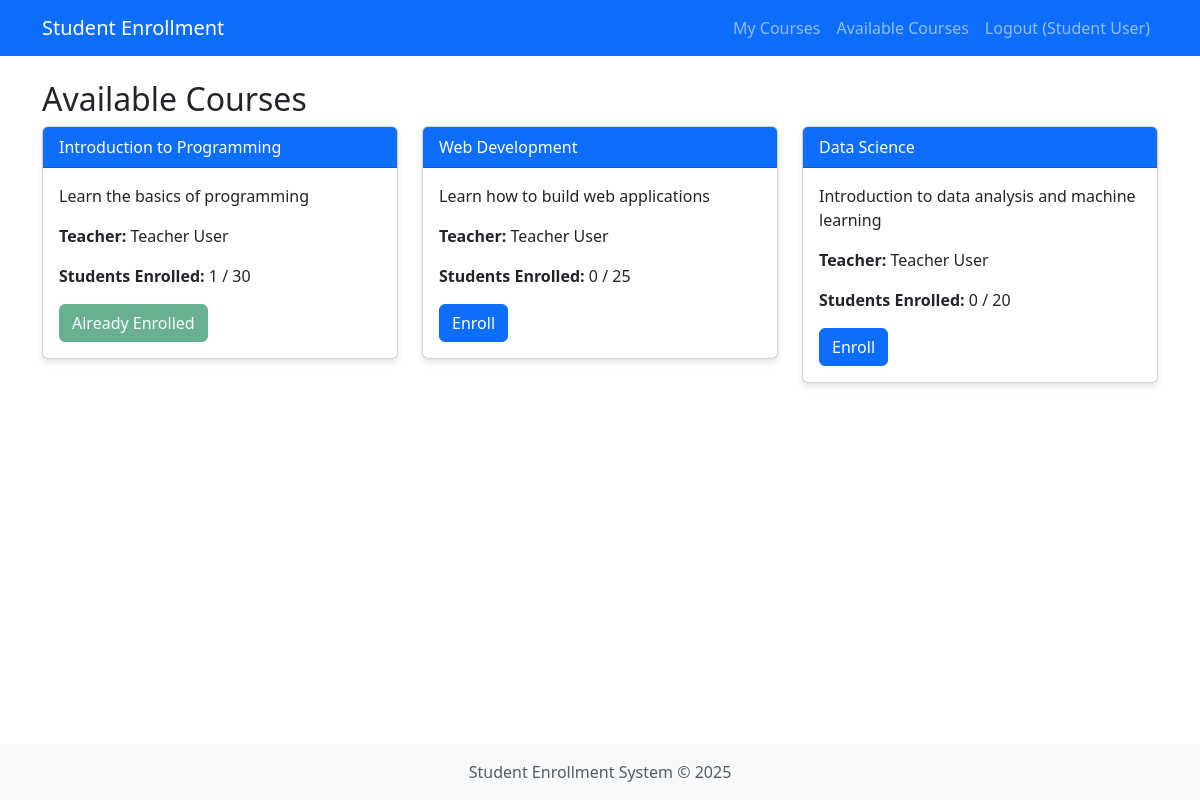
The app's page /student/courses (signed in), older data.
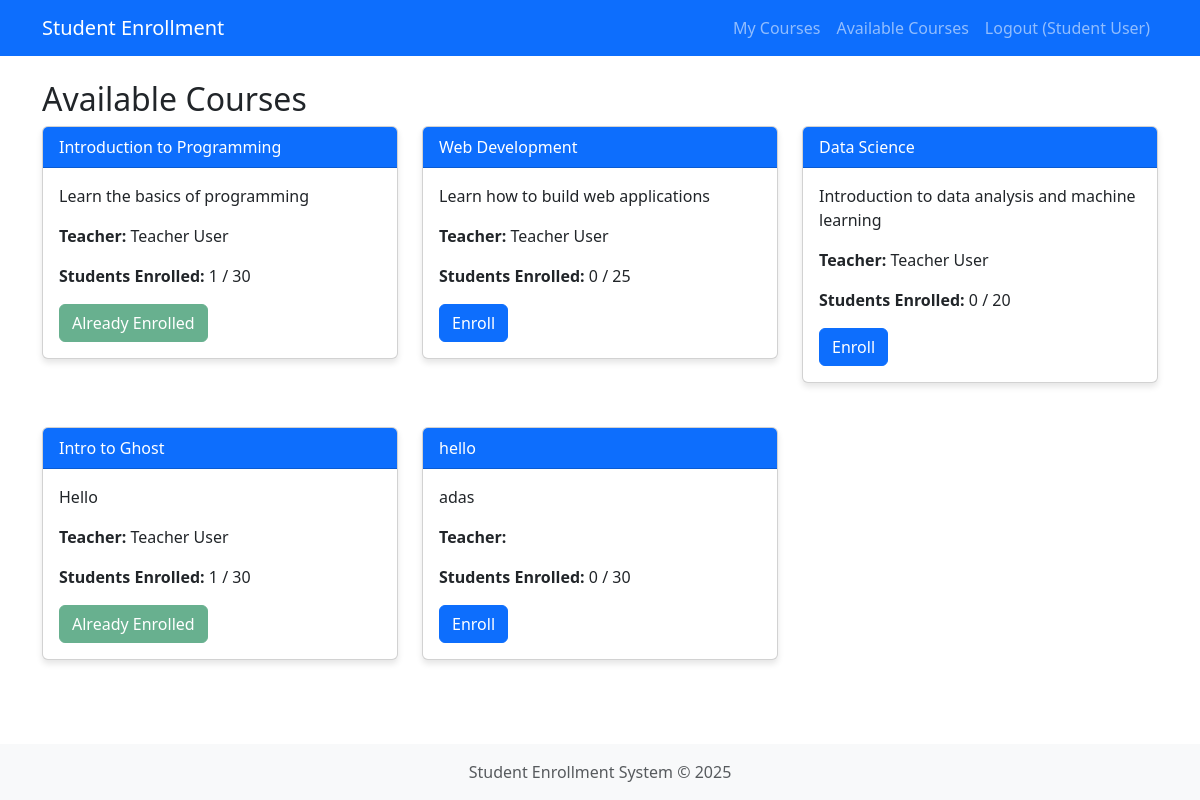
The same page, newer data.
### app.py (models this page shows, shortened)
class Course(db.Model):
    id = db.Column(db.Integer, primary_key=True)
    name = db.Column(db.String(100), nullable=False)
    description = db.Column(db.Text, nullable=True)
    capacity = db.Column(db.Integer, default=30)
    teacher_id = db.Column(db.Integer, db.ForeignKey('user.id'), nullable=True)
    created_at = db.Column(db.DateTime, default=datetime.now)
    enrollments = db.relationship('Enrollment', backref='course', lazy=True, cascade="all, delete-orphan")
    def get_enrollment_count(self):
        return Enrollment.query.filter_by(course_id=self.id).count()

class User(db.Model, UserMixin):
    id = db.Column(db.Integer, primary_key=True)
    email = db.Column(db.String(100), unique=True, nullable=False)
    name = db.Column(db.String(100), nullable=False)
    password = db.Column(db.String(200), nullable=False)
    role_id = db.Column(db.Integer, db.ForeignKey('role.id'), nullable=False)
    created_at = db.Column(db.DateTime, default=datetime.now)
    courses_teaching = db.relationship('Course', backref='teacher', lazy=True)
    enrollments = db.relationship('Enrollment', backref='student', lazy=True)

### app.py (the view)
@app.route('/student/courses')
@login_required
@role_required('student')
def student_courses():
    all_courses = Course.query.all()
    enrolled_course_ids = [enrollment.course_id for enrollment in
                          Enrollment.query.filter_by(student_id=current_user.id).all()]
    return render_template('student/courses.html',
                           courses=all_courses,
                           enrolled_course_ids=enrolled_course_ids)

### app.py (called while the page is built)
@login_manager.user_loader
def load_user(user_id):
    return User.query.get(int(user_id))

def role_required(role_name):
    def decorator(f):
        @wraps(f)
        def decorated_function(*args, **kwargs):
            if not current_user.is_authenticated:
                return redirect(url_for('login'))
            if not current_user.role or current_user.role.name != role_name:
                flash('You do not have permission to access this page.', 'danger')
                return redirect(url_for('dashboard'))
            return f(*args, **kwargs)
        return decorated_function
    return decorator

### templates/student/courses.html (shortened to what this page needs)
{% extends 'base.html' %}
{% block content %}
<h2>Available Courses</h2>
{% if courses %}
    <div class="row">
        {% for course in courses %}
            <div class="col-md-4 mb-4">
                <div class="card">
                    <div class="card-header bg-primary text-white">
                        {{ course.name }}
                    </div>
                    <div class="card-body">
                        <p>{{ course.description }}</p>
                        <p><strong>Teacher:</strong> {{ course.teacher.name }}</p>
                        <p><strong>Students Enrolled:</strong> {{ course.get_enrollment_count() }} / {{ course.capacity }}</p>
                        {% if course.id in enrolled_course_ids %}
                            <button class="btn btn-success" disabled>Already Enrolled</button>
                        {% elif course.get_enrollment_count() >= course.capacity %}
                            <button class="btn btn-danger" disabled>Class Full</button>
                        {% else %}
                            <form action="{{ url_for('enroll_course', course_id=course.id) }}" method="POST">
                                <button type="submit" class="btn btn-primary">Enroll</button>
                            </form>
                        {% endif %}
                    </div>
                </div>
            </div>
        {% endfor %}
    </div>
{% else %}
    <div class="alert alert-info">
        No courses are currently available.
    </div>
{% endif %}
{% endblock %}

Row changes from the older to the newer data that the page shows:
added Course: name "Intro to Ghost", description "Hello", teacher.name "Teacher User", get_enrollment_count "1", capacity "30", shows "Already Enrolled"
added Course: name "hello", description "adas", get_enrollment_count "0", capacity "30"
